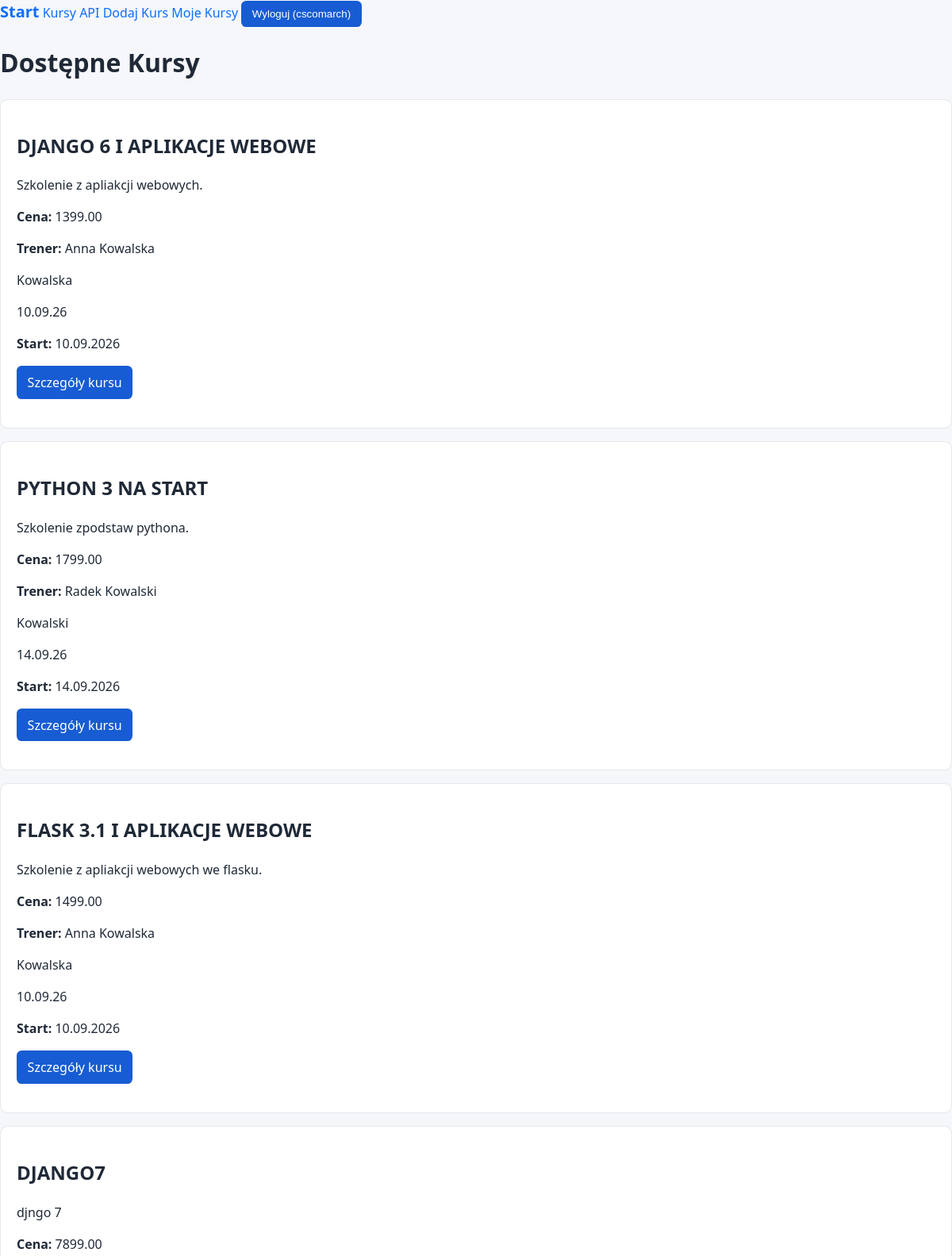
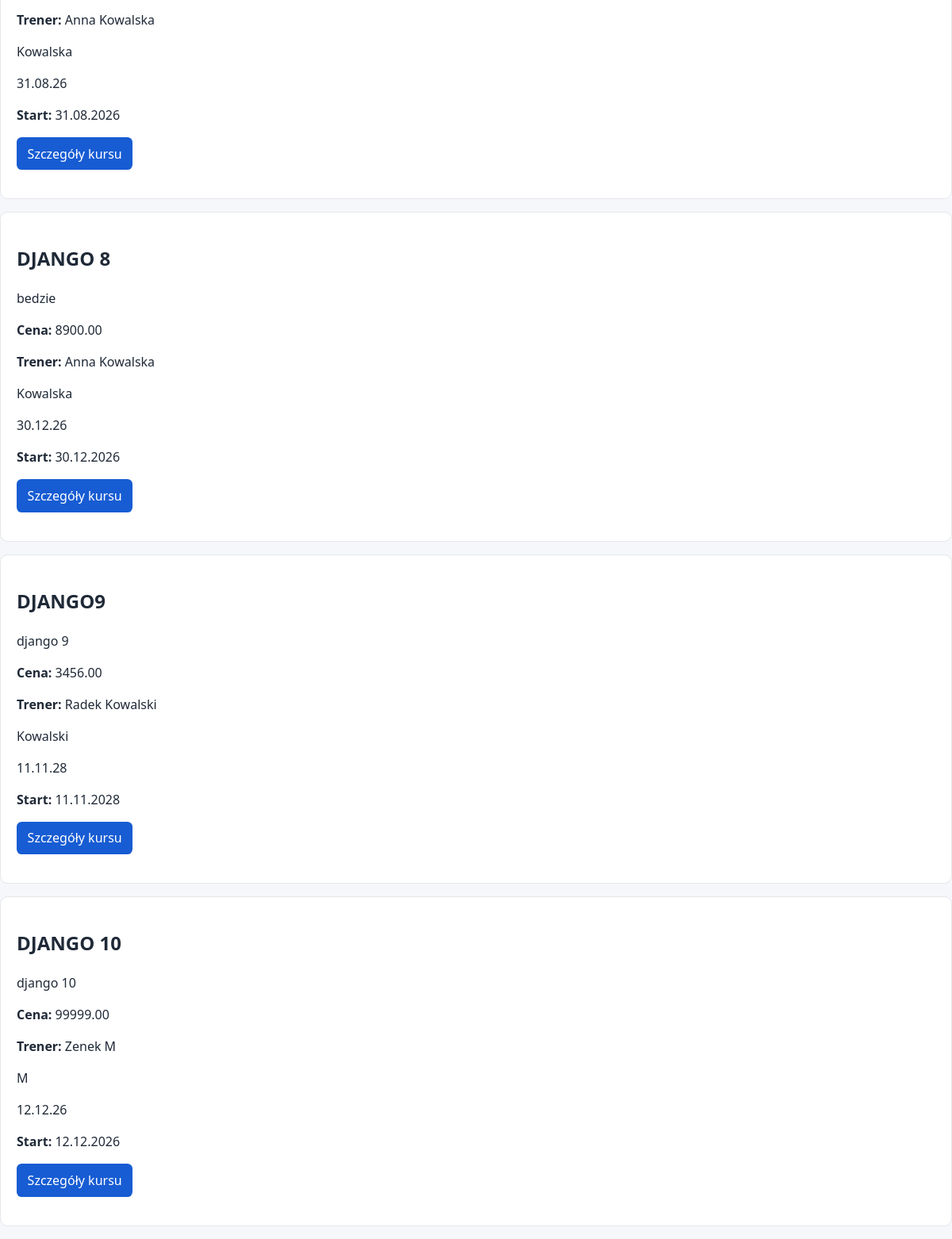
The app's page /courses/ (signed in) with its own data (2 pictures, top to bottom).
### courses/models.py (models this page shows, shortened)
class Course(models.Model):
    title = models.CharField(max_length=200)
    description = models.TextField()
    price = models.DecimalField(max_digits=10, decimal_places=2)
    start_date = models.DateField()
    active = models.BooleanField(default=True)
    max_participiants = models.PositiveIntegerField(default=20)
    trainer = models.ForeignKey(
        Trainer,
        on_delete=models.PROTECT,  # nie mozemy skasowac trenera jesli istnieje przypisany do niego kurs
        related_name="courses"
    )
    def get_absolute_url(self):
        return reverse("courses:course_detail", kwargs={"pk": self.pk})
    class Meta:
        ordering = ['start_date', 'title']

class Trainer(models.Model):
    first_name = models.CharField(max_length=100)
    last_name = models.CharField(max_length=100)
    email = models.EmailField(unique=True)
    bio = models.TextField(blank=True)  # dla pól tekstowych preferujemy blank
    def __str__(self) -> str:
        return f"{self.first_name} {self.last_name}"

### courses/views.py (the view)
# urls.py: path("courses/", CourseListView.as_view(), name="course_list"),
class CourseListView(ListView):
    model = Course
    template_name = "courses/course_list.html"
    context_object_name = "courses"
    paginate_by = 10
    def get_queryset(self):
        return (
            Course.objects.filter(active=True)
            .select_related("trainer")
            .annotate(enrollment_count=Count("enrollments"))
        )

### templates/courses/course_list.html (shortened to what this page needs)
{% extends "base.html" %}
{% block content %}
<h1>Dostępne Kursy</h1>
{% for course in courses %}
    <article class="card">
        <h2>{{ course.title|upper }}</h2>
        <p>{{ course.description|truncatewords:20 }}</p>
        <p><strong>Cena:</strong> {{ course.price }}</p>
        <p><strong>Trener:</strong> {{ course.trainer }}</p>
        <p>{{ course.trainer.last_name }}</p>
        <p>{{ course.start_date|date:"d.m.y" }}</p>
        <p><strong>Start:</strong> {{ course.start_date|date:"d.m.Y" }}</p>
        <p>
            <a class="button" href="{{ course.get_absolute_url }}">Szczegóły kursu</a>
        </p>
    </article>
{% empty %}
    <p>Brak kursów.</p>
{% endfor %}
{% endblock %}

### templates/base.html (shortened to what this page needs)
{% load static %}
<!DOCTYPE html>
<html lang="en">
<head>
    <link rel="stylesheet" href="{% static 'courses/style.css' %}">
</head>
<body>
<nav>
    <a class="brand" href="{% url 'courses:home' %}">Start</a>
    {% if user.is_authenticated %}
        <a href="{% url 'courses:course_list' %}">Kursy</a>
        <a href="{% url 'api_placeholder' %}">API</a>
        <a href="{% url 'courses:course_create' %}">Dodaj Kurs</a>
        <a href="{% url 'courses:my_courses' %}">Moje Kursy</a>
        <form action="{% url 'logout' %}" method="post" class="inline">
            <button type="submit">Wyloguj ({{ user.username }})</button>
        </form>
    {% else %}
        <a href="{% url 'login' %}">Zaloguj się</a>
    {% endif %}
</nav>
<main>
    {% block content %}{% endblock %}
</main>
</body>
</html>

### static/courses/style.css (style rules this page uses)
* { box-sizing: border-box; }
body { font-family: system-ui, sans-serif; margin: 0; line-height: 1.5; background: #f5f7fa; color: #1f2937; }
a { color: #0d6efd; text-decoration: none; font-weight: 500; transition: color 0.2s ease; }
.brand { font-weight: 700; font-size: 1.25rem; text-decoration: none; }
.card { background: white; padding: 1.25rem; border-radius: .6rem; margin-bottom: 1rem; border: 1px solid #e5e7eb; }
button, .button { display: inline-block; padding: .55rem .85rem; border: 0; border-radius: .4rem; background: #175cd3; color: white; text-decoration: none; cursor: pointer; }
.inline { display: inline; }

### records on screen
Course: title "DJANGO 6 I APLIKACJE WEBOWE", description "Szkolenie z apliakcji webowych.", price "1399.00", trainer "Anna Kowalska", trainer.last_name "Kowalska", start_date "10.09.26", start_date "10.09.2026"
Course: title "PYTHON 3 NA START", description "Szkolenie zpodstaw pythona.", price "1799.00", trainer "Radek Kowalski", trainer.last_name "Kowalski", start_date "14.09.26", start_date "14.09.2026"
Course: title "FLASK 3.1 I APLIKACJE WEBOWE", description "Szkolenie z apliakcji webowych we flasku.", price "1499.00", trainer "Anna Kowalska", trainer.last_name "Kowalska", start_date "10.09.26", start_date "10.09.2026"
Course: title "DJANGO7", description "djngo 7", price "7899.00", trainer "Anna Kowalska", trainer.last_name "Kowalska", start_date "31.08.26", start_date "31.08.2026"
Course: title "DJANGO 8", description "bedzie", price "8900.00", trainer "Anna Kowalska", trainer.last_name "Kowalska", start_date "30.12.26", start_date "30.12.2026"
Course: title "DJANGO9", description "django 9", price "3456.00", trainer "Radek Kowalski", trainer.last_name "Kowalski", start_date "11.11.28", start_date "11.11.2028"
Course: title "DJANGO 10", description "django 10", price "99999.00", trainer "Zenek M", trainer.last_name "M", start_date "12.12.26", start_date "12.12.2026"

### other values on screen
{{ user.username }} "cscomarch"
